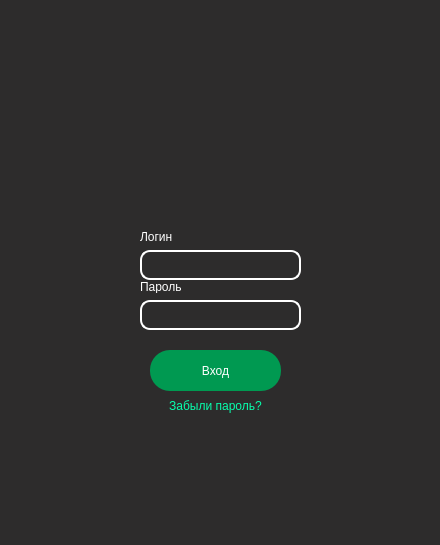
<?xml version="1.0" encoding="UTF-8"?>
<ui version="4.0">
 <class>reg2</class>
 <widget class="QDialog" name="reg2">
  <property name="geometry">
   <rect>
    <x>0</x>
    <y>0</y>
    <width>440</width>
    <height>545</height>
   </rect>
  </property>
  <property name="windowTitle">
   <string>Dialog</string>
  </property>
  <property name="styleSheet">
   <string notr="true">background-color: rgb(45, 44, 44);
color: white;</string>
  </property>
  <widget class="QPushButton" name="pushButton_forgot_log">
   <property name="geometry">
    <rect>
     <x>150</x>
     <y>390</y>
     <width>131</width>
     <height>31</height>
    </rect>
   </property>
   <property name="cursor">
    <cursorShape>ArrowCursor</cursorShape>
   </property>
   <property name="styleSheet">
    <string notr="true">border-radius: 20px;
color: rgb(6, 255, 172);</string>
   </property>
   <property name="text">
    <string>Забыли пароль?</string>
   </property>
  </widget>
  <widget class="QLabel" name="label">
   <property name="geometry">
    <rect>
     <x>120</x>
     <y>70</y>
     <width>211</width>
     <height>131</height>
    </rect>
   </property>
   <property name="text">
    <string/>
   </property>
   <property name="pixmap">
    <pixmap resource="🤡Project🤡/resourses.qrc">:/res/logo-no-bg-preview (carve.photos).png</pixmap>
   </property>
   <property name="scaledContents">
    <bool>true</bool>
   </property>
  </widget>
  <widget class="QPushButton" name="pushButton_login_log">
   <property name="geometry">
    <rect>
     <x>150</x>
     <y>350</y>
     <width>131</width>
     <height>41</height>
    </rect>
   </property>
   <property name="styleSheet">
    <string notr="true">background-color: rgb(0, 153, 81);
color: white;
border-radius: 20px;</string>
   </property>
   <property name="text">
    <string>Вход</string>
   </property>
  </widget>
  <widget class="QLineEdit" name="lineEdit_log_log">
   <property name="geometry">
    <rect>
     <x>140</x>
     <y>250</y>
     <width>161</width>
     <height>30</height>
    </rect>
   </property>
   <property name="styleSheet">
    <string notr="true">QLineEdit {
	border: 2px solid white;
	border-radius: 10px;
	color: white;

}</string>
   </property>
  </widget>
  <widget class="QLineEdit" name="lineEdit_passwor_log">
   <property name="geometry">
    <rect>
     <x>140</x>
     <y>300</y>
     <width>161</width>
     <height>30</height>
    </rect>
   </property>
   <property name="styleSheet">
    <string notr="true">QLineEdit {
	border: 2px solid white;
	border-radius: 10px;
	color: white;

}</string>
   </property>
   <property name="text">
    <string/>
   </property>
  </widget>
  <widget class="QLabel" name="label_2">
   <property name="geometry">
    <rect>
     <x>140</x>
     <y>230</y>
     <width>47</width>
     <height>13</height>
    </rect>
   </property>
   <property name="text">
    <string>Логин</string>
   </property>
  </widget>
  <widget class="QLabel" name="label_3">
   <property name="geometry">
    <rect>
     <x>140</x>
     <y>280</y>
     <width>47</width>
     <height>13</height>
    </rect>
   </property>
   <property name="text">
    <string>Пароль</string>
   </property>
  </widget>
 </widget>
 <resources>
  <include location="🤡Project🤡/resourses.qrc"/>
  <include location="🤡Project🤡/resourses.qrc"/>
  <include location="../resourses.qrc"/>
 </resources>
 <connections/>
</ui>
